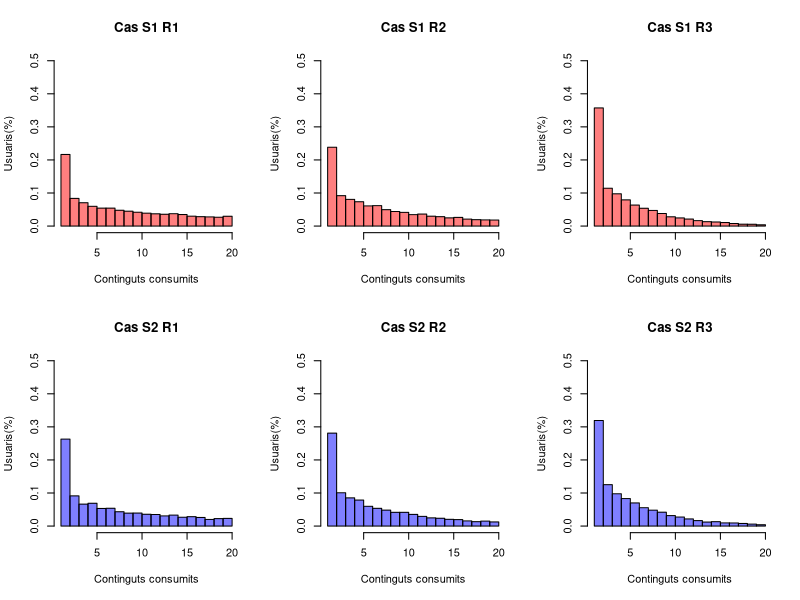
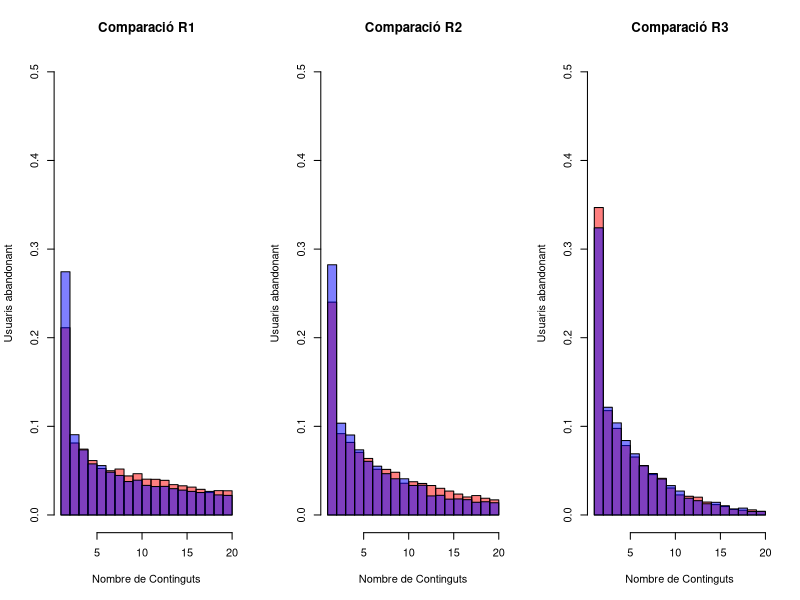

Recreate these plots in R, in order.
# Funcions de moviment
moure_esquerra <- function(i){
  i - ((1+i)/4)
}

moure_dreta <- function(i){
  i + ((1-i)/4)
}

#Regles
R1 <- function(x){  # Retorna TRUE si mostra contingut d'esquerres
  runif(1) <= ((1-x)^2 / ((1+x)^2 + (1-x)^2)) 
}

R2 <- function(x){  # Retorna TRUE si mostra contingut d'esquerres
  runif(1) <= (1-x)/2
}

R3 <- function(x){  # Retorna TRUE si mostra contingut d'esquerres
  runif(1) <= (1+x)/2
}

#Funcions de sortir

surt_oposat <- function(x){  # L'usuari abandona al veure contingut del bàndol oposat(p = 0.25)
  runif(1) <= 0.25  
}

surt_cansat <- function(x){  # L'usuari abandona al veure contingut del mateix bàndol(p = 0.05)
  runif(1) <= 0.05
}

esquerra <- function(x){#Retorn True si l'usuari és d'esquerres
  return (x < 0)
  }

assigna_distribucio <- function(escenari){
  if (escenari == "S1") {#Distribució uniforme
    return(x <- runif(N, min = -1, max = 1))
  } else if (escenari == "S2") {#Distribució normal
    return(x <- rnorm(N, mean = 0, sd = sqrt(1/13)))
  }
}

# Funció per simular els continguts consumits al llarg del temps

continguts_consumits <- function(distribucio, regla, N, T) {
  # Escollim distribucio
  x <- assigna_distribucio(distribucio)
  
  # Creem dos vectors de mida N, un per comptar els continguts consumits
  # L'altre vector ens servirà com un booleà per comprovar si l'usuari ja ha sortit(per no comptar-ho)
  comptador <- rep(0, N)
  ha_sortit <- rep(FALSE, N)
  
  # Bucle de T passos i N usuaris, on es va augmentant el comptador pels usuaris actius
  
  for (t in 1:T) {
    for (i in 1:N) {
      if (!ha_sortit[i]) {#No ha sortit
        # Suma un contingut més a l'usuari i
        comptador[i] <- comptador[i] + 1
        
        if (regla(x[i])) {
          # Es mostra contingut d'esquerres
          
          # Comprovem en cas d'usuari de dretes
          if (!esquerra(x[i])) {
            # El contingut és oposat
            if (surt_oposat(x[i])) { 
              #Si surt, assignem el valor True a la posició i del vector ha_sortit
              ha_sortit[i] <- TRUE
              next
            } else {
              #Si no surt, l'usuari es mou cap a esquerres
              x[i] <- moure_esquerra(x[i])
            }
          } else {
            # Comprovem en cas d'usuari d'esquerres
            if (surt_cansat(x[i])) {
              #Probabilitat de sortir (p=0.05)
              ha_sortit[i] <- TRUE
              next
            } else {
              #L'usuari d'esquerres es torna més d'esquerres
              x[i] <- moure_esquerra(x[i])
            }
          }
        } 
        #Es mostra contingut de dretes i es segueix la mateixa lògica però a l'inrevès
        else {
          
          if (esquerra(x[i])) {
            
            if (surt_oposat(x[i])) {
              ha_sortit[i] <- TRUE
              next
            } else {
              x[i] <- moure_dreta(x[i])
            }
          } else {
            
            if (surt_cansat(x[i])) {
              ha_sortit[i] <- TRUE
              next
            } else {
              x[i] <- moure_dreta(x[i])
            }
          }
        }
      }
    }
  }
  # Es torna el valor de només aquells usuaris que han sortit
  return(comptador[ha_sortit])
}

# Paràmetres fixes
N <- 10000
T <- 20

#Llistes per simplificar codi
resultats <- list()
distribucions <- list("S1", "S2")
regles <- list(R1 = R1, R2 = R2, R3 = R3)

#Visualitzar els 6 histogrames a la vegada
par(mfrow = c(2, 3))

i <- 1

#Histogrames S1 sense superposar-se

  
  for (regla in regles){
    resultats<- continguts_consumits("S1", regla, N, T)
    hist(resultats,
         main = paste("Cas","S1", names(regles)[i]),
         breaks= T,
         xlab = "Continguts consumits",
         ylab = "Usuaris(%)",
         ylim = c(0, 0.5),
         freq = F,
         col = rgb(1, 0, 0, 0.5),  # Vermell
         border = "black")
    i <- i + 1
  }
  i <- 1
  
  #Histogrames S2 sense superposar-se
  
  for (regla in regles){
    resultats<- continguts_consumits("S2", regla, N, T)
    hist(resultats,
         main = paste("Cas","S2", names(regles)[i]),
         breaks= T,
         xlab = "Continguts consumits",
         ylab = "Usuaris(%)",
         ylim = c(0, 0.5),
         freq = F,
         col = rgb(0, 0, 1, 0.5),  
         border = "black" )
    i <- i + 1
  }
  i <- 1


#Gràfics superposats

par(mfrow = c(1, 3))

for (i in seq_along(regles)) {
  regla <- regles[[i]]  
  nom_regla <- names(regles)[i]  # Obtener nombre de la regla
  
  # Creació d'histogrames S1 i S2 amb les tres regles
  resultat_S1 <- continguts_consumits("S1", regla, N, T)
  resultat_S2 <- continguts_consumits("S2", regla, N, T)
  
  # Histograma S1
  hist(resultat_S1, 
       main = paste("Comparació", nom_regla),
       
       xlab = "Nombre de Continguts",
       ylab = "Usuaris abandonant",
       col = rgb(1, 0, 0, 0.5),  # Vermell
       border = "black",
       freq = F,
       ylim = c(0,0.5)
  )  
  
  # Histograma distribució S2
  hist(resultat_S2, 
       
       col = rgb(0, 0, 1, 0.5),  #Blau
       border = "black",
       freq = F,
       ylim = c(0,0.5),
       add = TRUE)  
  
}




